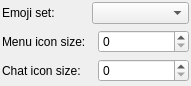
<?xml version="1.0" encoding="UTF-8"?>
<ui version="4.0">
 <class>EmojiOptionsClass</class>
 <widget class="QWidget" name="EmojiOptionsClass">
  <property name="geometry">
   <rect>
    <x>0</x>
    <y>0</y>
    <width>191</width>
    <height>86</height>
   </rect>
  </property>
  <property name="sizePolicy">
   <sizepolicy hsizetype="Expanding" vsizetype="Preferred">
    <horstretch>0</horstretch>
    <verstretch>0</verstretch>
   </sizepolicy>
  </property>
  <layout class="QGridLayout" name="gridLayout" columnstretch="0,0,0">
   <property name="leftMargin">
    <number>2</number>
   </property>
   <property name="topMargin">
    <number>2</number>
   </property>
   <property name="rightMargin">
    <number>2</number>
   </property>
   <property name="bottomMargin">
    <number>2</number>
   </property>
   <item row="1" column="0">
    <widget class="QLabel" name="lblEmojiSet">
     <property name="text">
      <string>Emoji set:</string>
     </property>
     <property name="wordWrap">
      <bool>true</bool>
     </property>
     <property name="buddy">
      <cstring>cmbEmojiSet</cstring>
     </property>
    </widget>
   </item>
   <item row="2" column="2">
    <widget class="IconSizeSpinBox" name="spbMenuIconSize">
     <property name="sizePolicy">
      <sizepolicy hsizetype="Expanding" vsizetype="Fixed">
       <horstretch>0</horstretch>
       <verstretch>0</verstretch>
      </sizepolicy>
     </property>
    </widget>
   </item>
   <item row="3" column="2">
    <widget class="IconSizeSpinBox" name="spbChatIconSize">
     <property name="sizePolicy">
      <sizepolicy hsizetype="Expanding" vsizetype="Fixed">
       <horstretch>0</horstretch>
       <verstretch>0</verstretch>
      </sizepolicy>
     </property>
    </widget>
   </item>
   <item row="1" column="1" colspan="2">
    <widget class="QComboBox" name="cmbEmojiSet">
     <property name="sizePolicy">
      <sizepolicy hsizetype="Expanding" vsizetype="Fixed">
       <horstretch>0</horstretch>
       <verstretch>0</verstretch>
      </sizepolicy>
     </property>
    </widget>
   </item>
   <item row="3" column="0">
    <widget class="QLabel" name="lblbChatIconSize">
     <property name="text">
      <string>Chat icon size:</string>
     </property>
     <property name="wordWrap">
      <bool>true</bool>
     </property>
     <property name="buddy">
      <cstring>spbChatIconSize</cstring>
     </property>
    </widget>
   </item>
   <item row="2" column="0">
    <widget class="QLabel" name="lblbMenuIconSize">
     <property name="text">
      <string>Menu icon size:</string>
     </property>
     <property name="wordWrap">
      <bool>true</bool>
     </property>
     <property name="buddy">
      <cstring>spbMenuIconSize</cstring>
     </property>
    </widget>
   </item>
  </layout>
 </widget>
 <layoutdefault spacing="6" margin="11"/>
 <customwidgets>
  <customwidget>
   <class>IconSizeSpinBox</class>
   <extends>QSpinBox</extends>
   <header>iconsizespinbox.h</header>
  </customwidget>
 </customwidgets>
 <tabstops>
  <tabstop>cmbEmojiSet</tabstop>
  <tabstop>spbMenuIconSize</tabstop>
  <tabstop>spbChatIconSize</tabstop>
 </tabstops>
 <resources/>
 <connections>
  <connection>
   <sender>cmbEmojiSet</sender>
   <signal>currentIndexChanged(int)</signal>
   <receiver>EmojiOptionsClass</receiver>
   <slot>onListBoxCurrentIndexChanged(int)</slot>
   <hints>
    <hint type="sourcelabel">
     <x>154</x>
     <y>9</y>
    </hint>
    <hint type="destinationlabel">
     <x>117</x>
     <y>35</y>
    </hint>
   </hints>
  </connection>
 </connections>
 <slots>
  <slot>onListBoxCurrentIndexChanged(int)</slot>
 </slots>
</ui>
